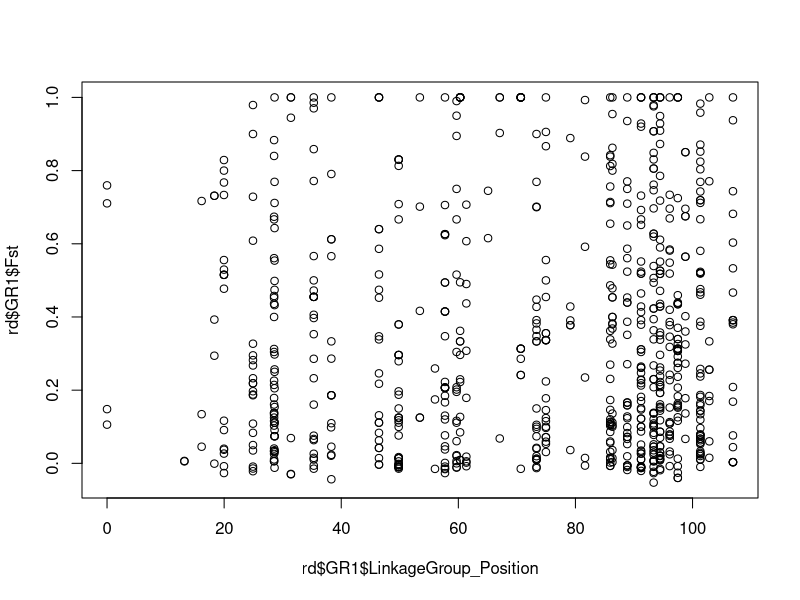
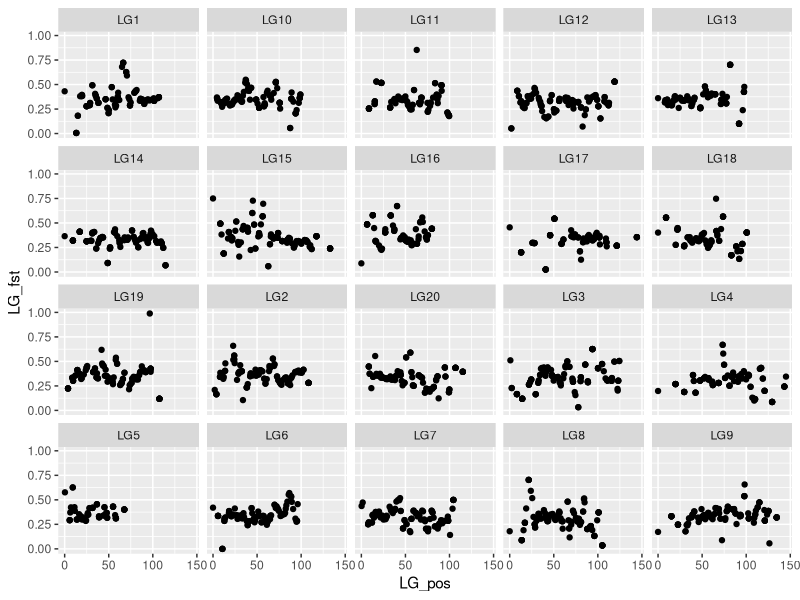
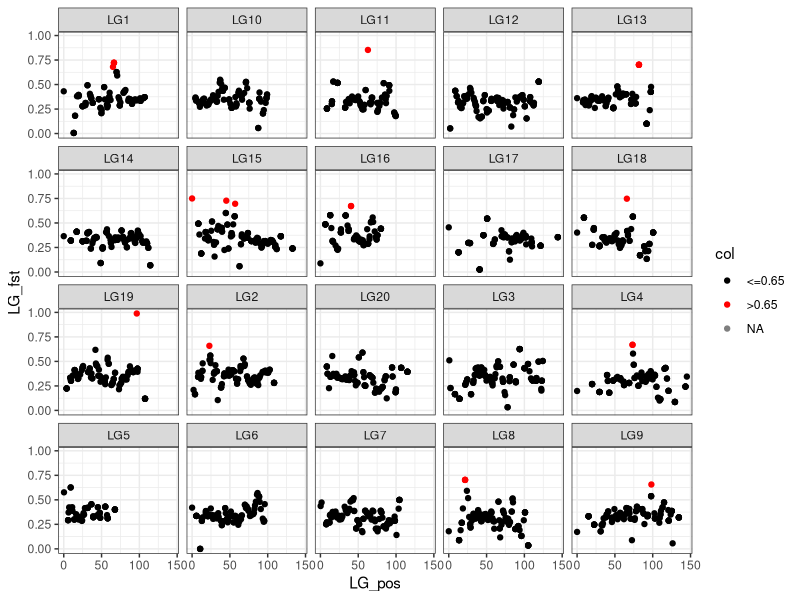

Reproduce these figures in R, in order.
## ---- chunk 1
#Getting started:
library(ggplot2)
roda<-read.csv("data/Fst_BSA_wLinkageGrp.csv", header=T)
head(roda) #will show you the first 5 rows of each column in the dataset
roda<-roda[order(roda$LinkageGroup, roda$LinkageGroup_Position),]
#We want to look at each linkage group at a time:
rd<-split(roda, roda$LinkageGroup)
## ---- chunk 2
#mapping all values:
plot(rd$GR1$LinkageGroup_Position, rd$GR1$Fst)

SWlwg = function(data_x, data_y, window, step_size){
  data_x = as.numeric(data_x)
  data_y = as.numeric(data_y)
  x_mean=rep(0,144)
  y_mean=rep(0,length(x_mean))
  
  floor = 0
  for(i in 1:length(x_mean)){
    vals=which(data_x>=floor & data_x<=floor+window)
    x_mean[i]=sum(data_x[vals])/length(vals)
    y_mean[i]=sum(data_y[vals])/length(vals)
    floor = floor + step_size
  }
  
  out <- data.frame(x_mean, y_mean)
}
## ---- chunk 3
#the window size can be somewhat arbitrary- it will depend on how many SNPs you have. Making bigger windows can reduce noise, but also lose signal of a true trend. Let's try 20 SNPs, with a 'step size' of 2.
SWlwg_LG1 <- SWlwg(rd$GR1$LinkageGroup_Position, rd$GR1$Fst, 5, 1)
LG1_pos<-SWlwg_LG1[[1]]
LG1_Fst<-SWlwg_LG1[[2]]
LG1_LG<-rep("LG1",length(LG1_pos))

SWlwg_LG2 <- SWlwg(rd$GR2$LinkageGroup_Position, rd$GR2$Fst, 5, 1)
LG2_pos<-SWlwg_LG2[[1]]
LG2_Fst<-SWlwg_LG2[[2]]
LG2_LG<-rep("LG2",length(LG2_pos))

SWlwg_LG3 <- SWlwg(rd$GR3$LinkageGroup_Position, rd$GR3$Fst, 5, 1)
LG3_pos<-SWlwg_LG3[[1]]
LG3_Fst<-SWlwg_LG3[[2]]
LG3_LG<-rep("LG3",length(LG3_pos))

SWlwg_LG4 <- SWlwg(rd$GR4$LinkageGroup_Position, rd$GR4$Fst, 5, 1)
LG4_pos<-SWlwg_LG4[[1]]
LG4_Fst<-SWlwg_LG4[[2]]
LG4_LG<-rep("LG4",length(LG4_pos))

SWlwg_LG5 <- SWlwg(rd$GR5$LinkageGroup_Position, rd$GR5$Fst, 5, 1)
LG5_pos<-SWlwg_LG5[[1]]
LG5_Fst<-SWlwg_LG5[[2]]
LG5_LG<-rep("LG5",length(LG5_pos))

SWlwg_LG6 <- SWlwg(rd$GR6$LinkageGroup_Position, rd$GR6$Fst, 5, 1)
LG6_pos<-SWlwg_LG6[[1]]
LG6_Fst<-SWlwg_LG6[[2]]
LG6_LG<-rep("LG6",length(LG6_pos))

SWlwg_LG7 <- SWlwg(rd$GR7$LinkageGroup_Position, rd$GR7$Fst, 5, 1)
LG7_pos<-SWlwg_LG7[[1]]
LG7_Fst<-SWlwg_LG7[[2]]
LG7_LG<-rep("LG7",length(LG7_pos))

SWlwg_LG8 <- SWlwg(rd$GR8$LinkageGroup_Position, rd$GR8$Fst, 5, 1)
LG8_pos<-SWlwg_LG8[[1]]
LG8_Fst<-SWlwg_LG8[[2]]
LG8_LG<-rep("LG8",length(LG8_pos))

SWlwg_LG9 <- SWlwg(rd$GR9$LinkageGroup_Position, rd$GR9$Fst, 5, 1)
LG9_pos<-SWlwg_LG9[[1]]
LG9_Fst<-SWlwg_LG9[[2]]
LG9_LG<-rep("LG9",length(LG9_pos))

SWlwg_LG10 <- SWlwg(rd$GR10$LinkageGroup_Position, rd$GR10$Fst, 5, 1)
LG10_pos<-SWlwg_LG10[[1]]
LG10_Fst<-SWlwg_LG10[[2]]
LG10_LG<-rep("LG10",length(LG10_pos))

SWlwg_LG11 <- SWlwg(rd$GR11$LinkageGroup_Position, rd$GR11$Fst, 5, 1)
LG11_pos<-SWlwg_LG11[[1]]
LG11_Fst<-SWlwg_LG11[[2]]
LG11_LG<-rep("LG11",length(LG11_pos))

SWlwg_LG12 <- SWlwg(rd$GR12$LinkageGroup_Position, rd$GR12$Fst, 5, 1)
LG12_pos<-SWlwg_LG12[[1]]
LG12_Fst<-SWlwg_LG12[[2]]
LG12_LG<-rep("LG12",length(LG12_pos))

SWlwg_LG13 <- SWlwg(rd$GR13$LinkageGroup_Position, rd$GR13$Fst, 5, 1)
LG13_pos<-SWlwg_LG13[[1]]
LG13_Fst<-SWlwg_LG13[[2]]
LG13_LG<-rep("LG13",length(LG13_pos))

SWlwg_LG14 <- SWlwg(rd$GR14$LinkageGroup_Position, rd$GR14$Fst, 5, 1)
LG14_pos<-SWlwg_LG14[[1]]
LG14_Fst<-SWlwg_LG14[[2]]
LG14_LG<-rep("LG14",length(LG14_pos))

SWlwg_LG15 <- SWlwg(rd$GR15$LinkageGroup_Position, rd$GR15$Fst, 5, 1)
LG15_pos<-SWlwg_LG15[[1]]
LG15_Fst<-SWlwg_LG15[[2]]
LG15_LG<-rep("LG15",length(LG15_pos))

SWlwg_LG16 <- SWlwg(rd$GR16$LinkageGroup_Position, rd$GR16$Fst, 5, 1)
LG16_pos<-SWlwg_LG16[[1]]
LG16_Fst<-SWlwg_LG16[[2]]
LG16_LG<-rep("LG16",length(LG16_pos))

SWlwg_LG17 <- SWlwg(rd$GR17$LinkageGroup_Position, rd$GR17$Fst, 5, 1)
LG17_pos<-SWlwg_LG17[[1]]
LG17_Fst<-SWlwg_LG17[[2]]
LG17_LG<-rep("LG17",length(LG17_pos))

SWlwg_LG18 <- SWlwg(rd$GR18$LinkageGroup_Position, rd$GR18$Fst, 5, 1)
LG18_pos<-SWlwg_LG18[[1]]
LG18_Fst<-SWlwg_LG18[[2]]
LG18_LG<-rep("LG18",length(LG18_pos))

SWlwg_LG19 <- SWlwg(rd$GR19$LinkageGroup_Position, rd$GR19$Fst, 5, 1)
LG19_pos<-SWlwg_LG19[[1]]
LG19_Fst<-SWlwg_LG19[[2]]
LG19_LG<-rep("LG19",length(LG19_pos))

SWlwg_LG20 <- SWlwg(rd$GR20$LinkageGroup_Position, rd$GR20$Fst, 5, 1)
LG20_pos<-SWlwg_LG20[[1]]
LG20_Fst<-SWlwg_LG20[[2]]
LG20_LG<-rep("LG20",length(LG20_pos))

## ---- chunk 4
#putting all the windowed values back in 1 dataframe:
LG_names<-rbind(LG1_LG, LG2_LG, LG3_LG, LG4_LG, LG5_LG, LG6_LG, LG7_LG, LG8_LG, LG9_LG, LG10_LG, LG11_LG, LG12_LG, LG13_LG, LG14_LG, LG15_LG, LG16_LG, LG17_LG, LG18_LG, LG19_LG, LG20_LG)


LG_pos<-rbind(LG1_pos, LG2_pos, LG3_pos, LG4_pos, LG5_pos, LG6_pos, LG7_pos, LG8_pos, LG9_pos, LG10_pos, LG11_pos, LG12_pos, LG13_pos, LG14_pos, LG15_pos, LG16_pos, LG17_pos, LG18_pos, LG19_pos, LG20_pos)

LG_fst<-rbind(LG1_Fst, LG2_Fst, LG3_Fst, LG4_Fst, LG5_Fst, LG6_Fst, LG7_Fst, LG8_Fst, LG9_Fst, LG10_Fst, LG11_Fst, LG12_Fst, LG13_Fst, LG14_Fst, LG15_Fst, LG16_Fst, LG17_Fst, LG18_Fst, LG19_Fst, LG20_Fst)

LG_names<-as.vector(LG_names)
LG_pos<-as.vector(LG_pos)
LG_fst<-as.vector(LG_fst)

data<-cbind(LG_names, LG_pos, LG_fst)
data<-as.data.frame(data)
## ---- chunk 5
# we've coerced the data a few times, so we need to reformat our numeric data in order for it to plot in ggplot


data[[2]] <- as.numeric(as.character(data[[2]]))
data[[3]] <- as.numeric(as.character(data[[3]]))

#Let's plot it now:
ggplot(data, aes(x=LG_pos, y=LG_fst))+geom_point()+facet_wrap(~LG_names)

#lets plot some high Fst values in another color. We'll use 0.65 as a cutoff
data$col <- cut(data$LG_fst,
               breaks = c(-Inf, 0.65, Inf),
               labels = c("<=0.65", ">0.65"))
ggplot(data, aes(x=LG_pos, y=LG_fst, color=col))+ geom_point()+facet_wrap(~LG_names)+scale_color_manual(values=c("black", "red"))+theme_bw()

# try plotting another variable- perhaps the outlier status!
# try plotting the different comparisons
# Want to plot something totally different? feel free to change everything, as long as you think it tells a story!

# 
